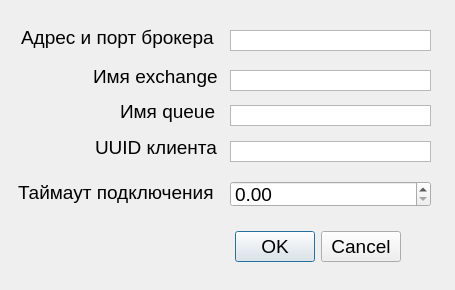
<?xml version="1.0" encoding="UTF-8"?>
<ui version="4.0">
 <class>Dialog</class>
 <widget class="QDialog" name="Dialog">
  <property name="geometry">
   <rect>
    <x>0</x>
    <y>0</y>
    <width>455</width>
    <height>290</height>
   </rect>
  </property>
  <property name="windowTitle">
   <string>Настройки конфигурации</string>
  </property>
  <widget class="QDialogButtonBox" name="buttonBox">
   <property name="geometry">
    <rect>
     <x>60</x>
     <y>231</y>
     <width>341</width>
     <height>32</height>
    </rect>
   </property>
   <property name="font">
    <font>
     <pointsize>14</pointsize>
    </font>
   </property>
   <property name="orientation">
    <enum>Qt::Horizontal</enum>
   </property>
   <property name="standardButtons">
    <set>QDialogButtonBox::Cancel|QDialogButtonBox::Ok</set>
   </property>
  </widget>
  <widget class="QTextEdit" name="brokerAddresTextEdit">
   <property name="geometry">
    <rect>
     <x>230</x>
     <y>30</y>
     <width>201</width>
     <height>21</height>
    </rect>
   </property>
   <property name="font">
    <font>
     <pointsize>14</pointsize>
    </font>
   </property>
   <property name="verticalScrollBarPolicy">
    <enum>Qt::ScrollBarAlwaysOff</enum>
   </property>
   <property name="acceptRichText">
    <bool>true</bool>
   </property>
  </widget>
  <widget class="QLabel" name="label">
   <property name="geometry">
    <rect>
     <x>21</x>
     <y>22</y>
     <width>201</width>
     <height>31</height>
    </rect>
   </property>
   <property name="font">
    <font>
     <pointsize>14</pointsize>
    </font>
   </property>
   <property name="text">
    <string>Адрес и порт брокера</string>
   </property>
  </widget>
  <widget class="QLabel" name="label_2">
   <property name="geometry">
    <rect>
     <x>93</x>
     <y>66</y>
     <width>131</width>
     <height>21</height>
    </rect>
   </property>
   <property name="font">
    <font>
     <pointsize>14</pointsize>
    </font>
   </property>
   <property name="text">
    <string>Имя exchange</string>
   </property>
  </widget>
  <widget class="QTextEdit" name="exchangeNameTextEdit">
   <property name="geometry">
    <rect>
     <x>230</x>
     <y>70</y>
     <width>201</width>
     <height>21</height>
    </rect>
   </property>
   <property name="font">
    <font>
     <pointsize>14</pointsize>
    </font>
   </property>
   <property name="verticalScrollBarPolicy">
    <enum>Qt::ScrollBarAlwaysOff</enum>
   </property>
  </widget>
  <widget class="QTextEdit" name="clientUuidTextEdit">
   <property name="geometry">
    <rect>
     <x>230</x>
     <y>141</y>
     <width>201</width>
     <height>21</height>
    </rect>
   </property>
   <property name="font">
    <font>
     <pointsize>14</pointsize>
    </font>
   </property>
   <property name="verticalScrollBarPolicy">
    <enum>Qt::ScrollBarAlwaysOff</enum>
   </property>
  </widget>
  <widget class="QLabel" name="label_3">
   <property name="geometry">
    <rect>
     <x>95</x>
     <y>139</y>
     <width>131</width>
     <height>17</height>
    </rect>
   </property>
   <property name="font">
    <font>
     <pointsize>14</pointsize>
    </font>
   </property>
   <property name="text">
    <string>UUID клиента</string>
   </property>
  </widget>
  <widget class="QLabel" name="label_4">
   <property name="geometry">
    <rect>
     <x>18</x>
     <y>182</y>
     <width>211</width>
     <height>21</height>
    </rect>
   </property>
   <property name="font">
    <font>
     <pointsize>14</pointsize>
    </font>
   </property>
   <property name="text">
    <string>Таймаут подключения</string>
   </property>
  </widget>
  <widget class="QDoubleSpinBox" name="connectionTimeoutDoubleSpinBox">
   <property name="geometry">
    <rect>
     <x>230</x>
     <y>181</y>
     <width>201</width>
     <height>26</height>
    </rect>
   </property>
   <property name="font">
    <font>
     <pointsize>14</pointsize>
    </font>
   </property>
  </widget>
  <widget class="QLabel" name="label_5">
   <property name="geometry">
    <rect>
     <x>120</x>
     <y>101</y>
     <width>101</width>
     <height>21</height>
    </rect>
   </property>
   <property name="font">
    <font>
     <pointsize>14</pointsize>
    </font>
   </property>
   <property name="text">
    <string>Имя queue</string>
   </property>
  </widget>
  <widget class="QTextEdit" name="exchangeNameTextEdit_2">
   <property name="geometry">
    <rect>
     <x>230</x>
     <y>105</y>
     <width>201</width>
     <height>21</height>
    </rect>
   </property>
   <property name="font">
    <font>
     <pointsize>14</pointsize>
    </font>
   </property>
   <property name="verticalScrollBarPolicy">
    <enum>Qt::ScrollBarAlwaysOff</enum>
   </property>
  </widget>
 </widget>
 <resources/>
 <connections>
  <connection>
   <sender>buttonBox</sender>
   <signal>accepted()</signal>
   <receiver>Dialog</receiver>
   <slot>accept()</slot>
   <hints>
    <hint type="sourcelabel">
     <x>248</x>
     <y>254</y>
    </hint>
    <hint type="destinationlabel">
     <x>157</x>
     <y>274</y>
    </hint>
   </hints>
  </connection>
  <connection>
   <sender>buttonBox</sender>
   <signal>rejected()</signal>
   <receiver>Dialog</receiver>
   <slot>reject()</slot>
   <hints>
    <hint type="sourcelabel">
     <x>316</x>
     <y>260</y>
    </hint>
    <hint type="destinationlabel">
     <x>286</x>
     <y>274</y>
    </hint>
   </hints>
  </connection>
 </connections>
</ui>
